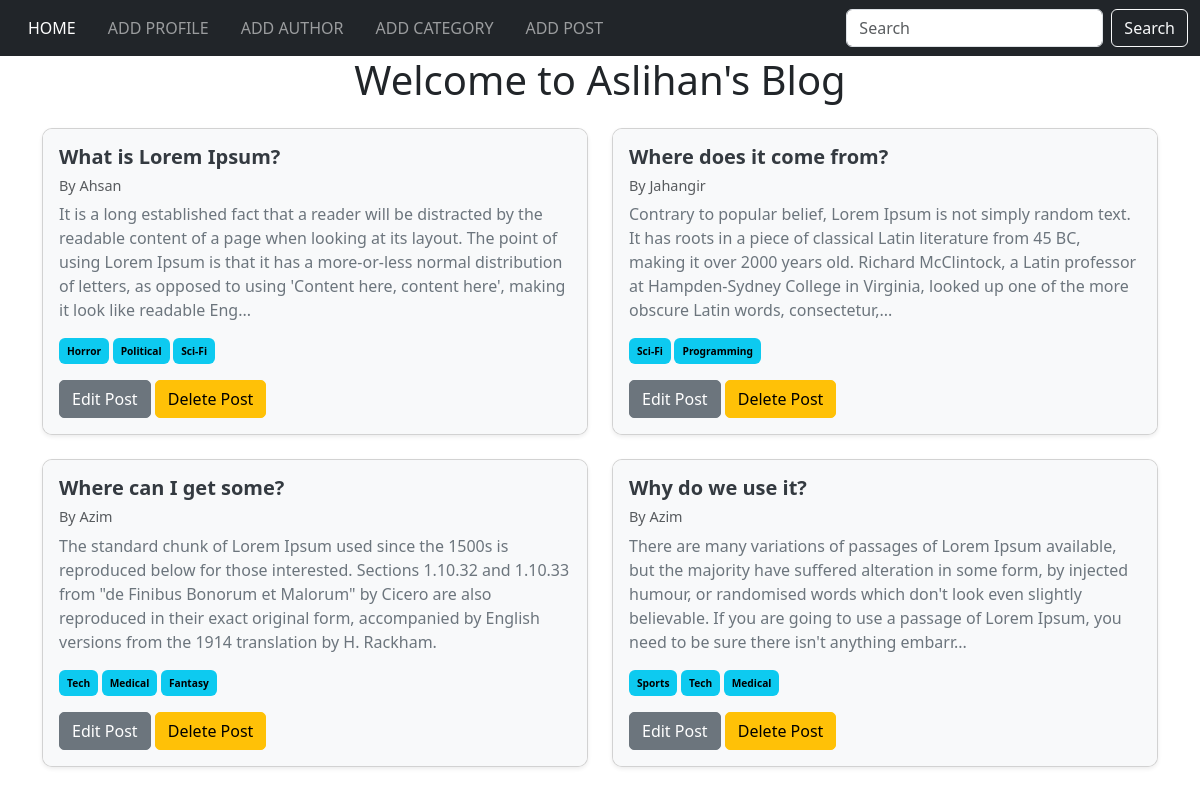
Before: / (upper part) with the older database file.
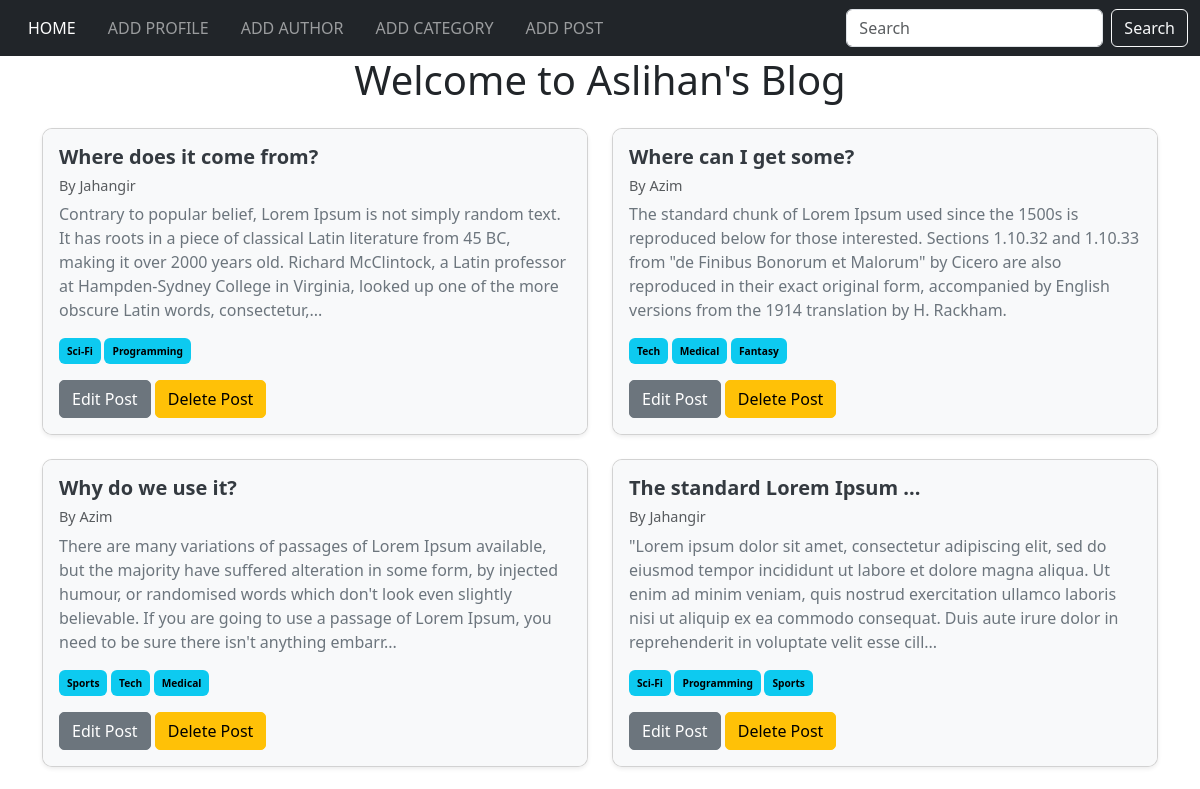
After: the same page with the newer database file.
### posts/models.py (models this page shows, shortened)
class Post(models.Model):
    title = models.CharField(max_length=50)
    content = models.TextField()
    category = models.ManyToManyField(Category)
    author = models.ForeignKey(Author, on_delete=models.CASCADE)

### authors/models.py (models this page shows, shortened)
class Author(models.Model):
    name = models.CharField(max_length=20)
    bio = models.TextField()
    phone_number = models.CharField(max_length=15)

### categories/models.py (models this page shows, shortened)
class Category(models.Model):
    name = models.CharField(max_length=20)

### django_simple_blog_project/views.py (the view)
# urls.py: 2. Add a URL to urlpatterns:  path('', views.home, name='home')
def home(request):
    data = Post.objects.all()
    return render(request, 'index.html', {'data': data})

### templates/index.html
 {% extends "base.html" %}
 {% block content %}
 <div class="container my-4">
   <div class="row">
     {% for post in data %}
     <div class="col-md-6 mb-4">
       <div class="card shadow-sm h-100" style="border-radius: 10px; overflow: hidden;">
         <div class="card-body" style="background-color: #f8f9fa;">
           <h5 class="card-title" style="font-weight: bold; color: #343a40;">{{ post.title|slice:":25" }}{% if post.title|length > 25 %}...{% endif %}</h5>
           <h6 class="text-muted" style="font-size: 0.9em;">By {{ post.author.name }}</h6>
           <p class="card-text" style="color: #6c757d;">{{ post.content|slice:":300" }}{% if post.content|length > 300 %}...{% endif %}</p>
           <div style="font-size: 0.85em; margin-bottom: 1rem;">
             {% for cat in post.category.all %}
               <span class="badge text-bg-info p-2" style="background-color: #6c757d;">{{ cat.name }}</span>
             {% endfor %}
           </div>
           <a href="{% url 'edit_post' post.id%}" class="btn btn-secondary" style="border-radius: 5px;">Edit Post</a>
           <a href="{% url 'delete_post' post.id%}" class="btn btn-warning" style="border-radius: 5px;">Delete Post</a>
         </div>
       </div>
     </div>
     {% endfor %}
   </div>
 </div>
 {% endblock %}

Changed rows visible on the page:
removed Post: title "What is Lorem Ipsum?", author.name "Ahsan", content "It is a long established fact that a reader will be distracted by the readable content of a page when looking at its layout. The point of using Lorem Ipsum is that it has a more-or-less normal distribution of letters, as opposed to using 'Content here, content here', making it look like readable Eng", Category (name "Sci-Fi")
no longer on this page (row unchanged): Category: name "Horror", shown under "What is Lorem Ipsum?"
no longer on this page (row unchanged): Category: name "Political", shown under "What is Lorem Ipsum?"
now on this page (row unchanged): Post: title "The standard Lorem Ipsum", author.name "Jahangir", content "\"Lorem ipsum dolor sit amet, consectetur adipiscing elit, sed do eiusmod tempor incididunt ut labore et dolore magna aliqua. Ut enim ad minim veniam, quis nostrud exercitation ullamco laboris nisi ut aliquip ex ea commodo consequat. Duis aute irure dolor in reprehenderit in voluptate velit esse cill", Category (name "Sci-Fi"), Category (name "Programming"), Category (name "Sports")
